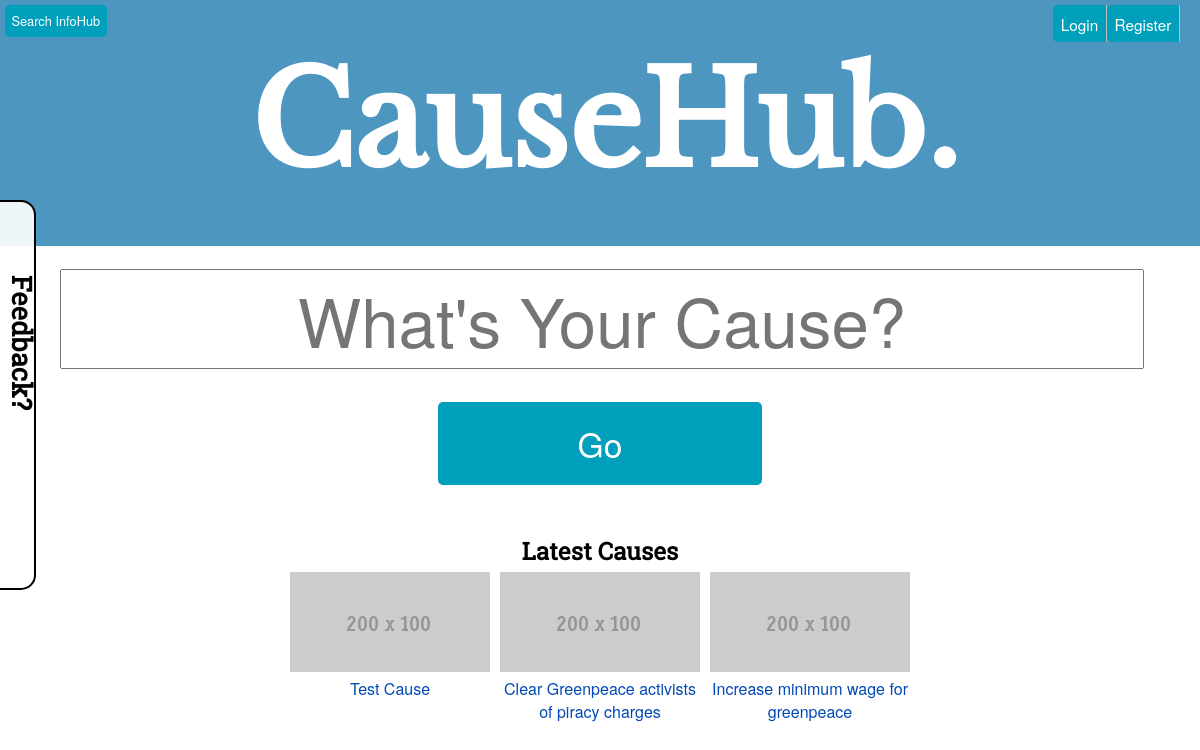
Before: / with the older database file.
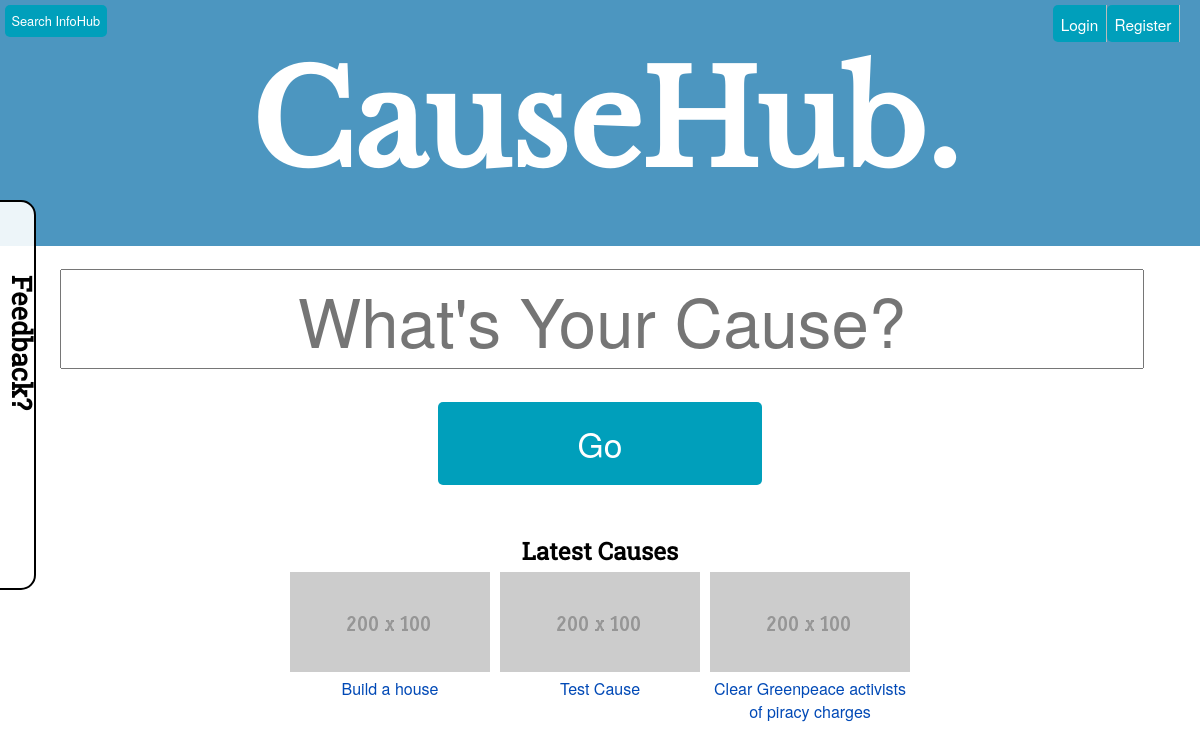
After: the same page with the newer database file.
### tables this page shows
CREATE TABLE IF NOT EXISTS `causes` (
  `id` int(11) NOT NULL AUTO_INCREMENT,
  `uid` int(11) NOT NULL,
  `name` varchar(100) NOT NULL,
  `slug` varchar(50) NOT NULL,
  `started` varchar(30) NOT NULL,
  `banner` varchar(15) NOT NULL,
  `description` text NOT NULL,
  `category` varchar(25) NOT NULL,
  `hidden` int(11) NOT NULL,
  `deleted` int(11) NOT NULL,
  PRIMARY KEY (`id`)
);

### index.php (the view, shortened to what this page needs)
<!DOCTYPE html>
<html>
<head>
	<link rel="stylesheet" href="/css/style.css">
	<link rel="stylesheet" href="/plugins/alertify/alertify.core.css" />
	<link rel="stylesheet" href="/plugins/alertify/alertify.default.css" />
	<link rel="stylesheet" href="/plugins/nprogress/nprogress.css" />
</head>
<body class="index">
	<?php include ($_SERVER['DOCUMENT_ROOT'].'/scripts/header-include.php'); ?>
	<main>
		<form method='post' action='#' onsubmit="return false;" class="causeInit">
			<input type='text' id='causename' placeholder='What&#39;s Your Cause?' class="causeName" onkeyup="updateSuggestions();">
			<input type='submit' id='causecreatebtn' value='Go' onclick='createcause(); return false;'>
		</form>
			<section class="causeThumbs" id='featuredlist'>
				<h2>Latest Causes</h2>
				<?php
				$sql = mysql_query("SELECT * FROM causes WHERE deleted='0' AND hidden='0' ORDER BY id DESC LIMIT 3");
					while($array = mysql_fetch_array($sql)){
						echo '
						<a href="/cause/'.$array['slug'].'/">
						<figure>
						  <img src="/images/200x100_placeholder.gif" alt="'.$array['name'].'">
						  <figcaption>'.$array['name'].'</figcaption>
						</figure>
						</a>
						';
					}
				?>
			</section>
	</main>
	<?php include ($_SERVER['DOCUMENT_ROOT'].'/scripts/feedback-include.php'); ?>
</body>
</html>

Changed rows visible on the page:
no longer on this page (row edited): causes: name "Increase minimum wage for greenpeace"
added causes: name "Build a house"
